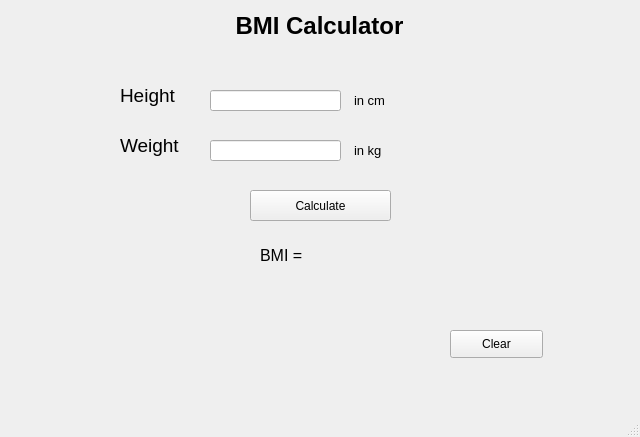
<?xml version="1.0" encoding="UTF-8"?>
<ui version="4.0">
 <class>BMI_Calculator</class>
 <widget class="QMainWindow" name="BMI_Calculator">
  <property name="geometry">
   <rect>
    <x>0</x>
    <y>0</y>
    <width>640</width>
    <height>437</height>
   </rect>
  </property>
  <property name="windowTitle">
   <string>MainWindow</string>
  </property>
  <widget class="QWidget" name="centralwidget">
   <widget class="QLabel" name="label">
    <property name="geometry">
     <rect>
      <x>120</x>
      <y>80</y>
      <width>81</width>
      <height>31</height>
     </rect>
    </property>
    <property name="font">
     <font>
      <pointsize>14</pointsize>
     </font>
    </property>
    <property name="text">
     <string>Height</string>
    </property>
   </widget>
   <widget class="QLabel" name="label_2">
    <property name="geometry">
     <rect>
      <x>120</x>
      <y>120</y>
      <width>71</width>
      <height>51</height>
     </rect>
    </property>
    <property name="font">
     <font>
      <pointsize>14</pointsize>
     </font>
    </property>
    <property name="text">
     <string>Weight</string>
    </property>
   </widget>
   <widget class="QLineEdit" name="height_input">
    <property name="geometry">
     <rect>
      <x>210</x>
      <y>90</y>
      <width>131</width>
      <height>21</height>
     </rect>
    </property>
   </widget>
   <widget class="QLineEdit" name="weight_input">
    <property name="geometry">
     <rect>
      <x>210</x>
      <y>140</y>
      <width>131</width>
      <height>21</height>
     </rect>
    </property>
   </widget>
   <widget class="QLabel" name="label_3">
    <property name="geometry">
     <rect>
      <x>4</x>
      <y>5</y>
      <width>631</width>
      <height>41</height>
     </rect>
    </property>
    <property name="font">
     <font>
      <pointsize>18</pointsize>
      <weight>75</weight>
      <bold>true</bold>
     </font>
    </property>
    <property name="text">
     <string>BMI Calculator</string>
    </property>
    <property name="alignment">
     <set>Qt::AlignCenter</set>
    </property>
   </widget>
   <widget class="QPushButton" name="calculate_btn">
    <property name="geometry">
     <rect>
      <x>250</x>
      <y>190</y>
      <width>141</width>
      <height>31</height>
     </rect>
    </property>
    <property name="text">
     <string>Calculate</string>
    </property>
    <property name="flat">
     <bool>false</bool>
    </property>
   </widget>
   <widget class="QLabel" name="label_4">
    <property name="geometry">
     <rect>
      <x>260</x>
      <y>230</y>
      <width>61</width>
      <height>51</height>
     </rect>
    </property>
    <property name="font">
     <font>
      <pointsize>12</pointsize>
     </font>
    </property>
    <property name="text">
     <string>BMI = </string>
    </property>
   </widget>
   <widget class="QLabel" name="bmi_result">
    <property name="geometry">
     <rect>
      <x>320</x>
      <y>230</y>
      <width>131</width>
      <height>51</height>
     </rect>
    </property>
    <property name="font">
     <font>
      <pointsize>12</pointsize>
     </font>
    </property>
    <property name="text">
     <string/>
    </property>
   </widget>
   <widget class="QLabel" name="label_5">
    <property name="geometry">
     <rect>
      <x>354</x>
      <y>85</y>
      <width>81</width>
      <height>31</height>
     </rect>
    </property>
    <property name="font">
     <font>
      <pointsize>10</pointsize>
     </font>
    </property>
    <property name="text">
     <string>in cm</string>
    </property>
   </widget>
   <widget class="QLabel" name="label_6">
    <property name="geometry">
     <rect>
      <x>354</x>
      <y>135</y>
      <width>71</width>
      <height>31</height>
     </rect>
    </property>
    <property name="font">
     <font>
      <pointsize>10</pointsize>
     </font>
    </property>
    <property name="text">
     <string>in kg</string>
    </property>
   </widget>
   <widget class="QLabel" name="state">
    <property name="geometry">
     <rect>
      <x>4</x>
      <y>270</y>
      <width>631</width>
      <height>51</height>
     </rect>
    </property>
    <property name="font">
     <font>
      <pointsize>14</pointsize>
     </font>
    </property>
    <property name="text">
     <string/>
    </property>
    <property name="alignment">
     <set>Qt::AlignCenter</set>
    </property>
   </widget>
   <widget class="QPushButton" name="clear_btn">
    <property name="geometry">
     <rect>
      <x>450</x>
      <y>330</y>
      <width>93</width>
      <height>28</height>
     </rect>
    </property>
    <property name="text">
     <string>Clear</string>
    </property>
   </widget>
  </widget>
  <widget class="QMenuBar" name="menubar">
   <property name="geometry">
    <rect>
     <x>0</x>
     <y>0</y>
     <width>640</width>
     <height>26</height>
    </rect>
   </property>
  </widget>
  <widget class="QStatusBar" name="statusbar"/>
 </widget>
 <resources/>
 <connections/>
</ui>
